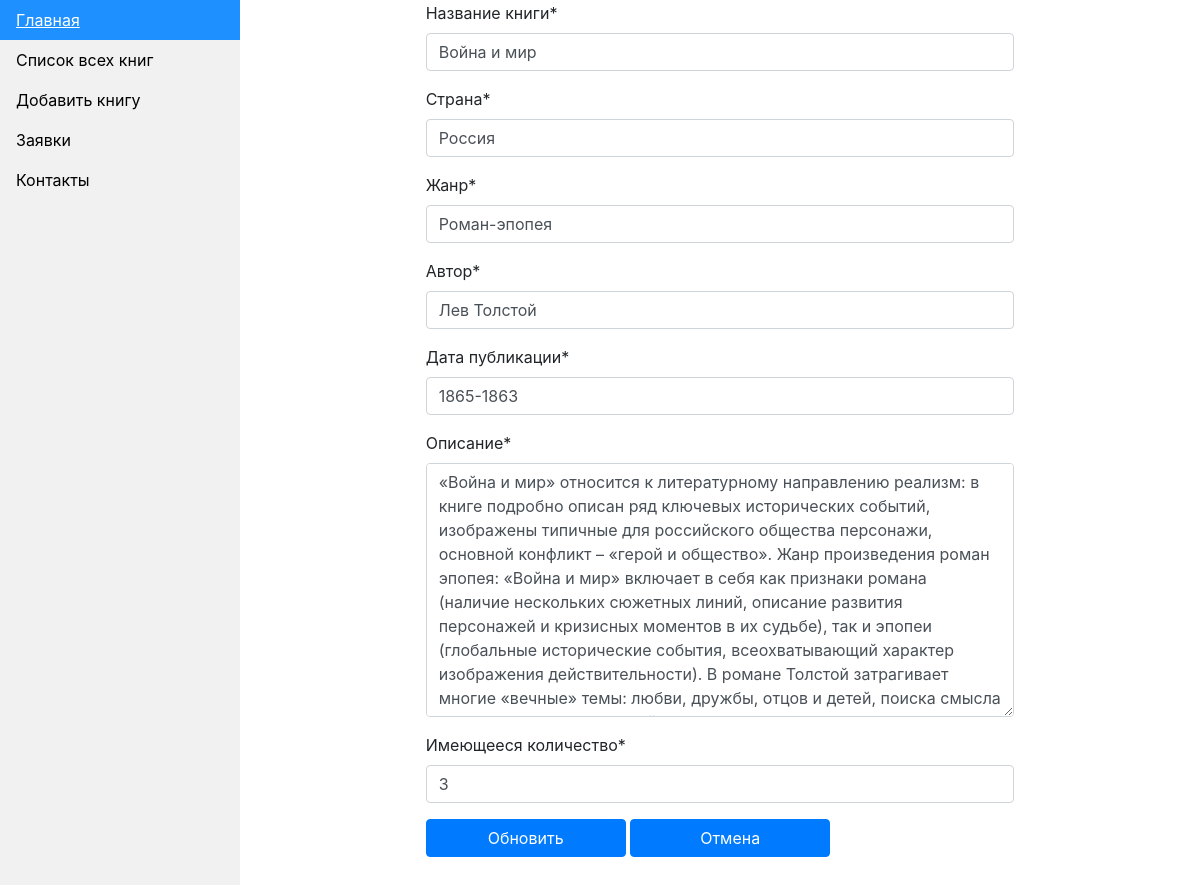
Page /book_update/1/ on the earlier database version.
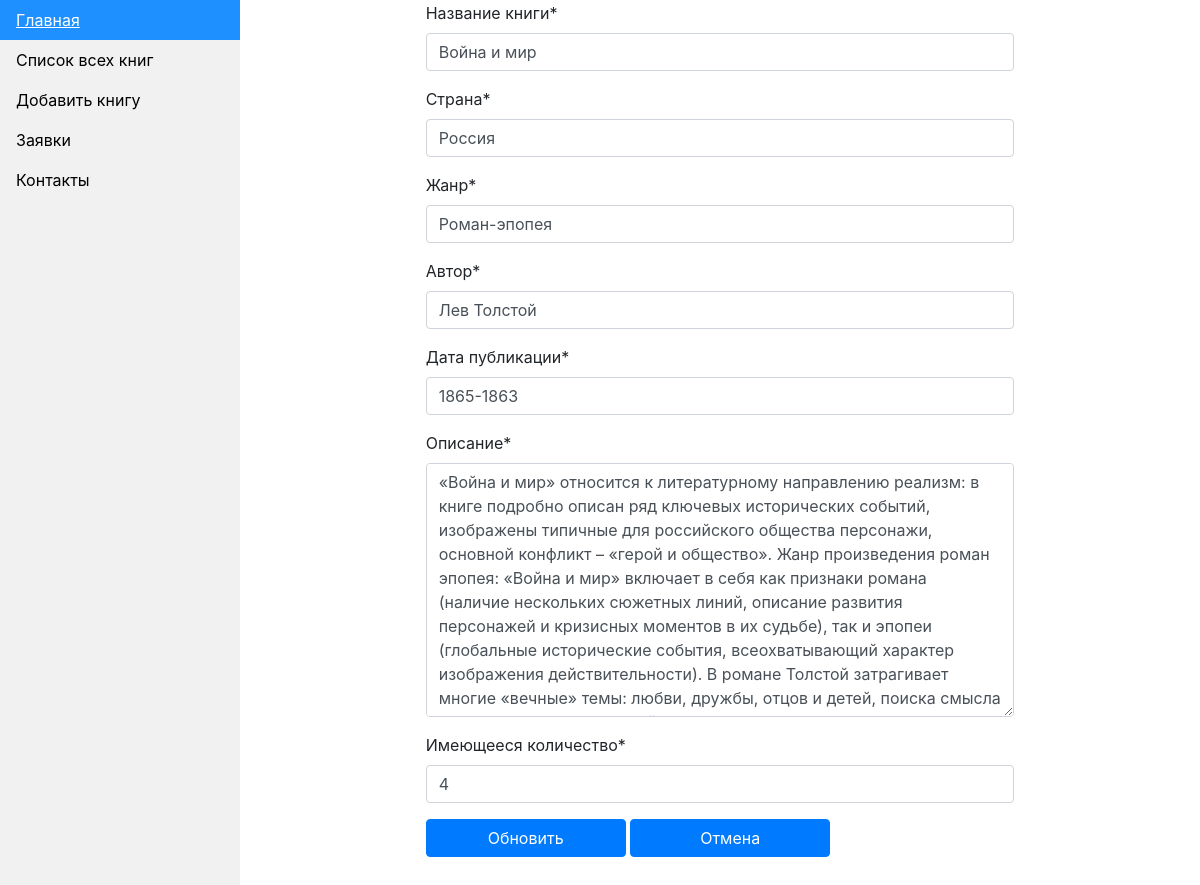
Same page on the later database version.
### main_app/models.py (models this page shows, shortened)
class BookModel(models.Model):
    title = models.CharField(max_length=64, verbose_name='Название книги')
    country = models.CharField(max_length=32, verbose_name='Страна')
    genre = models.CharField(max_length=32, verbose_name='Жанр')
    author = models.CharField(max_length=64, verbose_name='Автор')
    year = models.CharField(max_length=32, verbose_name='Дата публикации')
    description = models.TextField(verbose_name='Описание')
    amount_in_stock = models.IntegerField(verbose_name='Имеющееся количество')

### main_app/views.py (the view)
# urls.py: path('book_update/<int:pk>/', views.BookUpdate.as_view(), name='book_update'),
class BookUpdate(UpdateView):
    template_name = 'books/book_post.html'
    model = BookModel
    form_class = BookForm

### main_app/forms.py
class BookForm(forms.ModelForm):
    class Meta:
        model = BookModel
        fields = '__all__'

### templates/books/book_post.html (shortened to what this page needs)
{% extends 'base.html' %}
{% load crispy_forms_filters %}
{% load static %}
{% block content %}
    <section class="site-section" id="next-section">
        <div class="container">
            <div class="row justify-content-center">
                <div class="col-lg-8 mb-5 mb-lg-0">
                    <form action="" method="POST" class="">
                        {{ form|crispy }}
                        <div class="row form-group">
                            <div class="col-md-12">
                                {% if form.instance.id %}
                                    <input type="submit" value="Обновить" class="btn btn-primary btn-md text-white" style="width: 200px">
                                    <a class="btn btn-primary" style="width: 200px" href="{% url 'book_single' object.id %}">Отмена</a>
                                {% else %}
                                    <input type="submit" value="Создать" class="btn btn-primary btn-md text-white" style="width: 200px">
                                {% endif %}
                                    </div>
                                </div>
                        </form>
                    </div>
                </div>
            </div>
        </section>
{% endblock %}

Differences in the rows shown:
changed BookModel "Война и мир": amount_in_stock "3" → "4"
